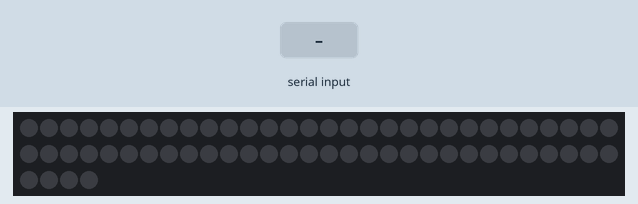
Bench run of a sketch on a simulated Arduino Uno, built with avr-gcc and run on an emulated ATmega328P. Parts: 64 RGB LEDs in strip order, left to right, continuing on the next row. The test bench sets the inputs (shaded band).

Above: at 1.2 s.
1.3 s: "l" received over Serial
At 1.6 s:
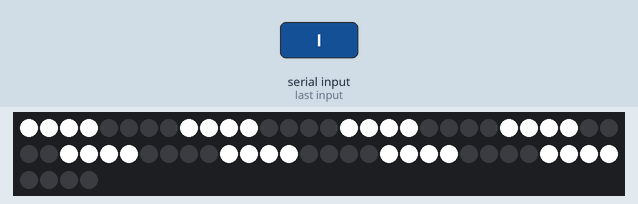
2.8 s: "r" received over Serial
At 4.0 s:
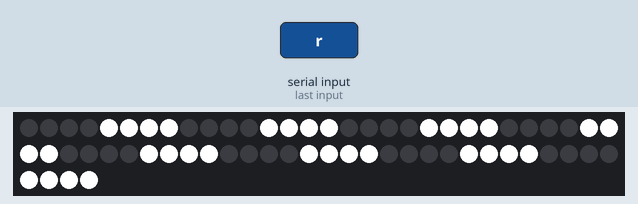
4.3 s: "1" received over Serial
At 5.1 s:
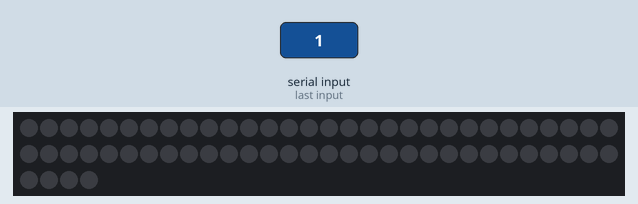
Timing chart, 0 to 7.3 s (numbered marks = the images above; inputs shaded):
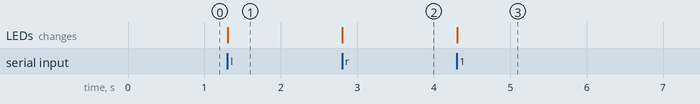

Measured:
- after the input at 1.3 s, the LEDs: change at once (image 1)
- after the input at 2.8 s, the LEDs: change at once (image 2)
- after the input at 4.3 s, the LEDs: change at once (image 3)

The sketch:

ardcode.ino
```cpp
#include <Adafruit_NeoPixel.h>

#define PIN        6  // Pin for LED Matrix
#define NUM_LEDS  64  // Number of LEDs in your matrix

Adafruit_NeoPixel matrix = Adafruit_NeoPixel(NUM_LEDS, PIN, NEO_GRB + NEO_KHZ800);

void setup() {
  Serial.begin(9600);
  matrix.begin();
  matrix.show();  // Initialize all pixels to 'off'
}

void loop() {
  if (Serial.available() > 0) {
    char lane = Serial.read();  // Read the lane information from Python

    // Control LEDs based on the received lane information
    for (int i = 0; i < NUM_LEDS; i++) {
      int row = i / 8;  // Calculate row index
      int col = i % 8;  // Calculate column index

      // Determine which LEDs to turn on based on the lane
      if ((lane == 'l' && col < 4) || (lane == 'r' && col >= 4)) {
        matrix.setPixelColor(i, matrix.Color(255, 255, 255));  // White color for LEDs in the lane
      } else {
        matrix.setPixelColor(i, matrix.Color(0, 0, 0));  // Turn off other LEDs
      }
    }

    matrix.show();  // Update the LED matrix
  }
}
```
